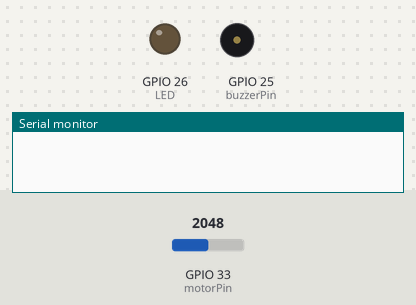
The sketch below on a simulated ESP32. Parts: output pins drawn as LEDs (lit = HIGH), buzzer (waves = sounding), the last lines printed to the serial monitor. The inputs (shaded band) are chosen by the test bench; at power-on: GPIO 33 (motorPin) = 2048. WiFi joins after 1.5 s; servers stay silent unless stated; no MQTT or app messages arrive unless stated.

Above: at 0.1 s.
At 2.1 s:
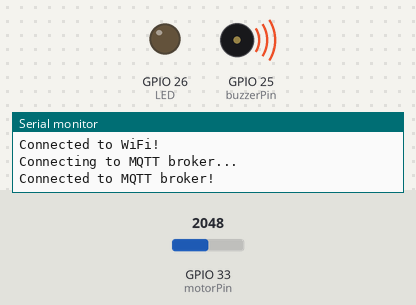
At 3.3 s:
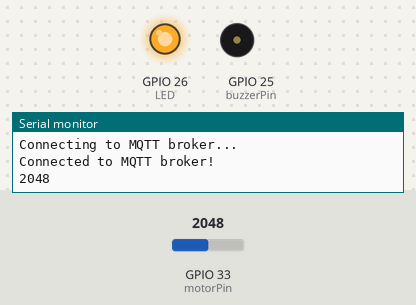
Timing chart, 0 to 4.8 s (numbered marks = the images above):
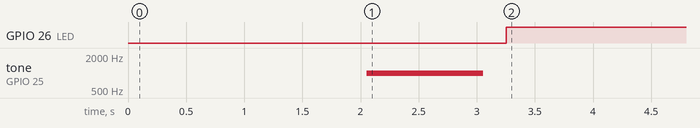

The sketch:

backup.ino
```cpp
#include <WiFi.h>
#include <PubSubClient.h>
#include <string>
#include <iostream>
#include <ESP32PWM.h>

// Replace with your WiFi credentials
const char* ssid = "ASUS_38_2G";
const char* password = "0123640216";

// MQTT broker details
const char* mqtt_server = "192.168.1.244";
const int mqtt_port = 1883;
const char* mqtt_user = "WarmWater";
const char* mqtt_password = "Warm1234";

String userid="";
String deviceid="6969";
bool flag=0;
bool prevflag=0;
bool moving=0;

WiFiClient espClient;
PubSubClient client(espClient);

// Sensor Pins
const int motorPin = 33;
int buzzerPin = 25; // specify the pin that the buzzer is connected to
int channel = 0; // specify the LEDC channel to use
int frequency = 1000; // specify the frequency of the tone to generate
int LED = 26;
int min_bright=100;
unsigned long prev=0;

unsigned long startT,workoutTime;
unsigned long Energy=0;
unsigned long refresh=0;


void setup() {
  pinMode(motorPin,INPUT);
  pinMode(LED,OUTPUT);

    // configure the LEDC module
  ledcSetup(channel, 5000, 8); // set the PWM frequency to 5 kHz and the resolution to 8 bits
  ledcAttachPin(buzzerPin, channel); // attach the buzzer pin to the LEDC channel

  Serial.begin(115200);
  WiFi.begin(ssid, password);

  while (WiFi.status() != WL_CONNECTED) {
    delay(1000);
    Serial.println("Connecting to WiFi...");
  }

  Serial.println("Connected to WiFi!");

  client.setServer(mqtt_server, mqtt_port);
//  client.setCallback(callback);

  while (!client.connected()) {
    Serial.println("Connecting to MQTT broker...");
    if (client.connect("ESP32Client", mqtt_user, mqtt_password )) {
      Serial.println("Connected to MQTT broker!");
    } else {
      Serial.print("Failed to connect to MQTT broker with error code: ");
      Serial.println(client.state());
      delay(2000);
    }
  }


  // Subscribe to a topic
  client.subscribe("test_topic");
  ledcWriteTone(channel, frequency); // generate a square wave of the specified frequency on the buzzer pin
  delay(1000); // wait for 1 second
  ledcWrite(channel, 0); // stop generating the square wave
    // Wait for incoming messages from MQTT broker
  client.loop();
}

void loop() {
  // Send a message to the MQTT broker

  delay(200);
  int value = analogRead(motorPin);
  unsigned long now=millis();
  if (value>0){
    Energy+=value;
    Serial.println(Energy);
    int myInt = value; // example integer
    char myString[4]; // buffer for converted string
    sprintf(myString, "%d", myInt); // convert int to const char* string
    client.publish("test_topic",myString);
    moving=1;
    flag=1;
  }
  else {
    if (moving){//every stop
      prev=millis();
      moving=0;

    }
    if ((now-prev)>5000) {//stop for more than 5 sec
      flag=0;
      }
  }
  if((now-refresh)>5000){// send data every 5sec
      workoutTime=millis()-startT;
      char myTime[8]; // buffer for converted string
      sprintf(myTime, "%d", workoutTime); // convert int to const char* string
      char myEnergy[8]; // buffer for converted string
      sprintf(myEnergy, "%d", Energy); // convert int to const char* string
      String msg=userid + "/" + myEnergy + "/" +myTime;
      client.publish("energy_and_time",msg.c_str());
      refresh=now;
      Serial.println(msg);
    }
  if(flag!=prevflag){//start or end
    if (flag==1){//start
      digitalWrite(LED,HIGH);
      startT=millis();
      String msg=deviceid + "/" + userid;
      client.publish("connection_established",msg.c_str());
    }
    else if (flag==0){//end
      digitalWrite(LED,LOW);
      workoutTime=millis()-startT;
      char myTime[8]; // buffer for converted string
      sprintf(myTime, "%d", workoutTime); // convert int to const char* string
      char myEnergy[8]; // buffer for converted string
      sprintf(myEnergy, "%d", Energy); // convert int to const char* string
      String msg=userid + "/" + deviceid + "/"+ myTime +"/" + myEnergy;
      client.publish("disconnect_device",msg.c_str());
      Serial.println(workoutTime);
    }
    prevflag=flag;
  }
}
// MQTT callback function to handle incoming messages
//void callback(char* topic, byte* payload, unsigned int length) {
//  Serial.print("Message arrived in topic: ");
//  Serial.println(topic);
//  Serial.print("Message: ");
//
//  for (int i = 0; i < length; i++) {
//    Serial.print((char)payload[i]);
//  }
//  Serial.println();
//}

//void intToBytes(int value, byte* bytes) {
//  bytes[0] = (value >> 8) & 0xFF;
//  bytes[1] = value & 0xFF;
//}


//start session BT connect && value>0)
//publish user id/device id
//buzzer sound when connected
//session online led on

//when value=0 more than 5 sec end session
//publish user id/device id,time taken, energy
//unsigned long sum=0;


//energy/time every 5 sec
```

connect-chrome.cpp
```cpp
#include <Arduino.h>

#include "BluetoothSerial.h"

// #if !defined(CONFIG_BT_ENABLED) || !defined(CONFIG_BLUEDROID_ENABLED)
// #error Bluetooth is not enabled! Please run `make menuconfig` to and enable it
// #endif

BluetoothSerial SerialBT;

int count = 0;
char msg_buf[32];
char msg;

void setup(){
    Serial.begin(115200);
    SerialBT.begin("User-test");
    delay(100);

    Serial.println("Bluetooth started");
}

void loop(){

    SerialBT.write(count);
    count++;

    delay(1000);
}
```

Measured:
- by itself, GPIO 26 (LED): LOW → HIGH at 3.3 s
